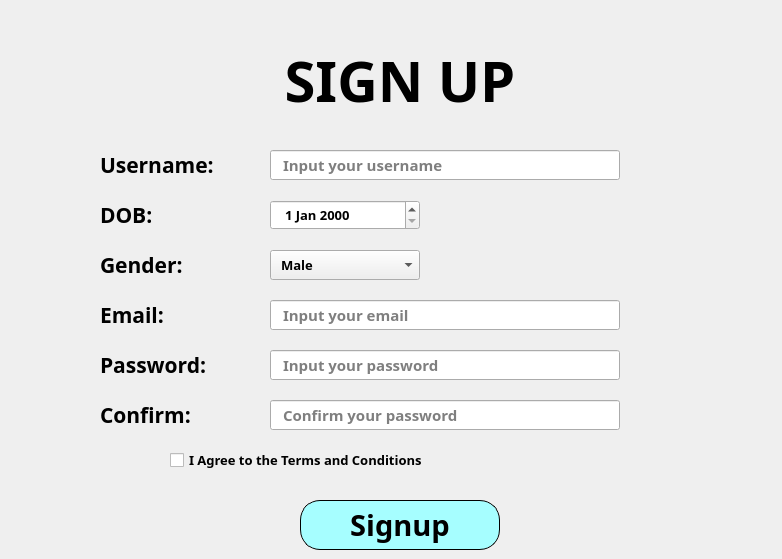
<?xml version="1.0" encoding="UTF-8"?>
<ui version="4.0">
 <class>MainWindow</class>
 <widget class="QMainWindow" name="MainWindow">
  <property name="geometry">
   <rect>
    <x>0</x>
    <y>0</y>
    <width>782</width>
    <height>559</height>
   </rect>
  </property>
  <property name="windowTitle">
   <string>MainWindow</string>
  </property>
  <property name="styleSheet">
   <string notr="true"/>
  </property>
  <widget class="QWidget" name="centralwidget">
   <widget class="QLabel" name="label">
    <property name="geometry">
     <rect>
      <x>250</x>
      <y>40</y>
      <width>300</width>
      <height>80</height>
     </rect>
    </property>
    <property name="font">
     <font>
      <family>Nunito Sans Normal ExtraBold</family>
      <pointsize>42</pointsize>
      <weight>75</weight>
      <bold>true</bold>
     </font>
    </property>
    <property name="text">
     <string>SIGN UP</string>
    </property>
    <property name="alignment">
     <set>Qt::AlignCenter</set>
    </property>
   </widget>
   <widget class="QLabel" name="label_2">
    <property name="geometry">
     <rect>
      <x>100</x>
      <y>150</y>
      <width>150</width>
      <height>30</height>
     </rect>
    </property>
    <property name="font">
     <font>
      <family>Nunito Sans Normal</family>
      <pointsize>16</pointsize>
      <weight>75</weight>
      <bold>true</bold>
     </font>
    </property>
    <property name="text">
     <string>Username:</string>
    </property>
   </widget>
   <widget class="QLabel" name="label_3">
    <property name="geometry">
     <rect>
      <x>100</x>
      <y>400</y>
      <width>150</width>
      <height>30</height>
     </rect>
    </property>
    <property name="font">
     <font>
      <family>Nunito Sans Normal</family>
      <pointsize>16</pointsize>
      <weight>75</weight>
      <bold>true</bold>
     </font>
    </property>
    <property name="text">
     <string>Confirm:</string>
    </property>
   </widget>
   <widget class="QLabel" name="label_4">
    <property name="geometry">
     <rect>
      <x>100</x>
      <y>300</y>
      <width>150</width>
      <height>30</height>
     </rect>
    </property>
    <property name="font">
     <font>
      <family>Nunito Sans Normal</family>
      <pointsize>16</pointsize>
      <weight>75</weight>
      <bold>true</bold>
     </font>
    </property>
    <property name="text">
     <string>Email:</string>
    </property>
   </widget>
   <widget class="QLabel" name="label_5">
    <property name="geometry">
     <rect>
      <x>100</x>
      <y>350</y>
      <width>150</width>
      <height>30</height>
     </rect>
    </property>
    <property name="font">
     <font>
      <family>Nunito Sans Normal</family>
      <pointsize>16</pointsize>
      <weight>75</weight>
      <bold>true</bold>
     </font>
    </property>
    <property name="text">
     <string>Password:</string>
    </property>
   </widget>
   <widget class="QLabel" name="label_6">
    <property name="geometry">
     <rect>
      <x>100</x>
      <y>200</y>
      <width>150</width>
      <height>30</height>
     </rect>
    </property>
    <property name="font">
     <font>
      <family>Nunito Sans Normal</family>
      <pointsize>16</pointsize>
      <weight>75</weight>
      <bold>true</bold>
     </font>
    </property>
    <property name="text">
     <string>DOB:</string>
    </property>
   </widget>
   <widget class="QLabel" name="label_7">
    <property name="geometry">
     <rect>
      <x>100</x>
      <y>250</y>
      <width>150</width>
      <height>30</height>
     </rect>
    </property>
    <property name="font">
     <font>
      <family>Nunito Sans Normal</family>
      <pointsize>16</pointsize>
      <weight>75</weight>
      <bold>true</bold>
     </font>
    </property>
    <property name="text">
     <string>Gender:</string>
    </property>
   </widget>
   <widget class="QLineEdit" name="lineEdit_username">
    <property name="geometry">
     <rect>
      <x>270</x>
      <y>150</y>
      <width>350</width>
      <height>30</height>
     </rect>
    </property>
    <property name="font">
     <font>
      <family>Nunito Sans Normal</family>
      <pointsize>11</pointsize>
      <weight>75</weight>
      <bold>true</bold>
     </font>
    </property>
    <property name="styleSheet">
     <string notr="true">/* cách lề trái */
padding-left: 10px;</string>
    </property>
    <property name="placeholderText">
     <string>Input your username</string>
    </property>
   </widget>
   <widget class="QLineEdit" name="lineEdit_email">
    <property name="geometry">
     <rect>
      <x>270</x>
      <y>300</y>
      <width>350</width>
      <height>30</height>
     </rect>
    </property>
    <property name="font">
     <font>
      <family>Nunito Sans Normal</family>
      <pointsize>11</pointsize>
      <weight>75</weight>
      <bold>true</bold>
     </font>
    </property>
    <property name="styleSheet">
     <string notr="true">/* cách lề trái */
padding-left: 10px;</string>
    </property>
    <property name="placeholderText">
     <string>Input your email</string>
    </property>
   </widget>
   <widget class="QLineEdit" name="lineEdit_confirm">
    <property name="geometry">
     <rect>
      <x>270</x>
      <y>400</y>
      <width>350</width>
      <height>30</height>
     </rect>
    </property>
    <property name="font">
     <font>
      <family>Nunito Sans Normal</family>
      <pointsize>11</pointsize>
      <weight>75</weight>
      <bold>true</bold>
     </font>
    </property>
    <property name="styleSheet">
     <string notr="true">/* cách lề trái */
padding-left: 10px;</string>
    </property>
    <property name="echoMode">
     <enum>QLineEdit::Password</enum>
    </property>
    <property name="placeholderText">
     <string>Confirm your password</string>
    </property>
   </widget>
   <widget class="QLineEdit" name="lineEdit_password">
    <property name="geometry">
     <rect>
      <x>270</x>
      <y>350</y>
      <width>350</width>
      <height>30</height>
     </rect>
    </property>
    <property name="font">
     <font>
      <family>Nunito Sans Normal</family>
      <pointsize>11</pointsize>
      <weight>75</weight>
      <bold>true</bold>
     </font>
    </property>
    <property name="styleSheet">
     <string notr="true">/* cách lề trái */
padding-left: 10px;</string>
    </property>
    <property name="echoMode">
     <enum>QLineEdit::Password</enum>
    </property>
    <property name="placeholderText">
     <string>Input your password</string>
    </property>
   </widget>
   <widget class="QDateEdit" name="dateEdit">
    <property name="geometry">
     <rect>
      <x>270</x>
      <y>200</y>
      <width>150</width>
      <height>30</height>
     </rect>
    </property>
    <property name="font">
     <font>
      <family>Nunito Sans Normal</family>
      <pointsize>10</pointsize>
      <weight>75</weight>
      <bold>true</bold>
     </font>
    </property>
    <property name="styleSheet">
     <string notr="true">/* cách lề trái */
padding-left: 10px;</string>
    </property>
   </widget>
   <widget class="QComboBox" name="comboBox">
    <property name="geometry">
     <rect>
      <x>270</x>
      <y>250</y>
      <width>150</width>
      <height>30</height>
     </rect>
    </property>
    <property name="font">
     <font>
      <family>Nunito Sans Normal</family>
      <pointsize>10</pointsize>
      <weight>75</weight>
      <bold>true</bold>
     </font>
    </property>
    <property name="styleSheet">
     <string notr="true">/* cách lề trái */
padding-left: 10px;</string>
    </property>
    <item>
     <property name="text">
      <string>Male</string>
     </property>
    </item>
    <item>
     <property name="text">
      <string>Female</string>
     </property>
    </item>
    <item>
     <property name="text">
      <string>Others</string>
     </property>
    </item>
   </widget>
   <widget class="QCheckBox" name="checkBox">
    <property name="geometry">
     <rect>
      <x>170</x>
      <y>450</y>
      <width>301</width>
      <height>20</height>
     </rect>
    </property>
    <property name="font">
     <font>
      <family>Nunito Sans Normal</family>
      <pointsize>10</pointsize>
      <weight>75</weight>
      <bold>true</bold>
     </font>
    </property>
    <property name="text">
     <string>I Agree to the Terms and Conditions</string>
    </property>
   </widget>
   <widget class="QPushButton" name="pushButton_signup">
    <property name="geometry">
     <rect>
      <x>300</x>
      <y>500</y>
      <width>200</width>
      <height>50</height>
     </rect>
    </property>
    <property name="font">
     <font>
      <family>Nunito Sans Normal ExtraBold</family>
      <pointsize>22</pointsize>
      <weight>75</weight>
      <bold>true</bold>
     </font>
    </property>
    <property name="styleSheet">
     <string notr="true">/* Trạng thái bình thường */
QPushButton{
	/* Độ cong của viền */
	border-radius: 20px;
	/* Viền: kích thước - Kiểu - Màu */
	border: 1px solid black;
	/* Màu nền */
	background: rgb(166, 254, 255);
	/* Màu chữ */
	color: black;
}

/* Trạng thái khi di chuột vào */
QPushButton:hover{
	/* Màu nền */
	background: rgba(166, 254, 255, 0.8);
	/* Màu chữ */
	color: black;
}

/* Trạng thái khi ấn chuột */
QPushButton:pressed{
	padding-left: 3px;
	padding-top:3px;
}</string>
    </property>
    <property name="text">
     <string>Signup</string>
    </property>
   </widget>
  </widget>
 </widget>
 <resources/>
 <connections/>
</ui>
